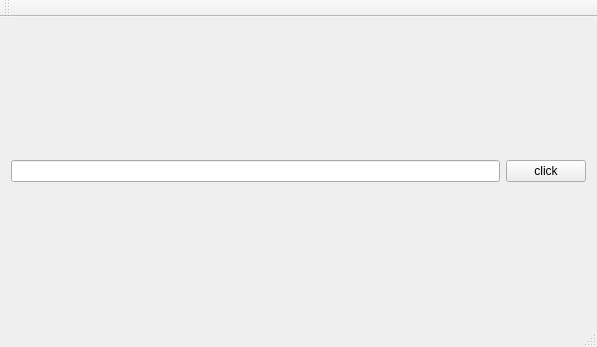
<?xml version="1.0" encoding="UTF-8"?>
<ui version="4.0">
 <class>MainWindow</class>
 <widget class="QMainWindow" name="MainWindow">
  <property name="geometry">
   <rect>
    <x>0</x>
    <y>0</y>
    <width>597</width>
    <height>347</height>
   </rect>
  </property>
  <property name="windowTitle">
   <string>mainwindow</string>
  </property>
  <widget class="QWidget" name="centralWidget">
   <layout class="QVBoxLayout" name="verticalLayout">
    <item>
     <spacer name="verticalSpacer_2">
      <property name="orientation">
       <enum>Qt::Vertical</enum>
      </property>
      <property name="sizeHint" stdset="0">
       <size>
        <width>20</width>
        <height>108</height>
       </size>
      </property>
     </spacer>
    </item>
    <item>
     <layout class="QHBoxLayout" name="horizontalLayout">
      <item>
       <widget class="QLineEdit" name="lineEdit"/>
      </item>
      <item>
       <widget class="QPushButton" name="pushButton">
        <property name="text">
         <string>click</string>
        </property>
       </widget>
      </item>
     </layout>
    </item>
    <item>
     <spacer name="verticalSpacer">
      <property name="orientation">
       <enum>Qt::Vertical</enum>
      </property>
      <property name="sizeHint" stdset="0">
       <size>
        <width>20</width>
        <height>107</height>
       </size>
      </property>
     </spacer>
    </item>
   </layout>
  </widget>
  <widget class="QMenuBar" name="menuBar">
   <property name="geometry">
    <rect>
     <x>0</x>
     <y>0</y>
     <width>597</width>
     <height>26</height>
    </rect>
   </property>
  </widget>
  <widget class="QToolBar" name="mainToolBar">
   <attribute name="toolBarArea">
    <enum>TopToolBarArea</enum>
   </attribute>
   <attribute name="toolBarBreak">
    <bool>false</bool>
   </attribute>
  </widget>
  <widget class="QStatusBar" name="statusBar"/>
 </widget>
 <layoutdefault spacing="6" margin="11"/>
 <resources/>
 <connections/>
</ui>
